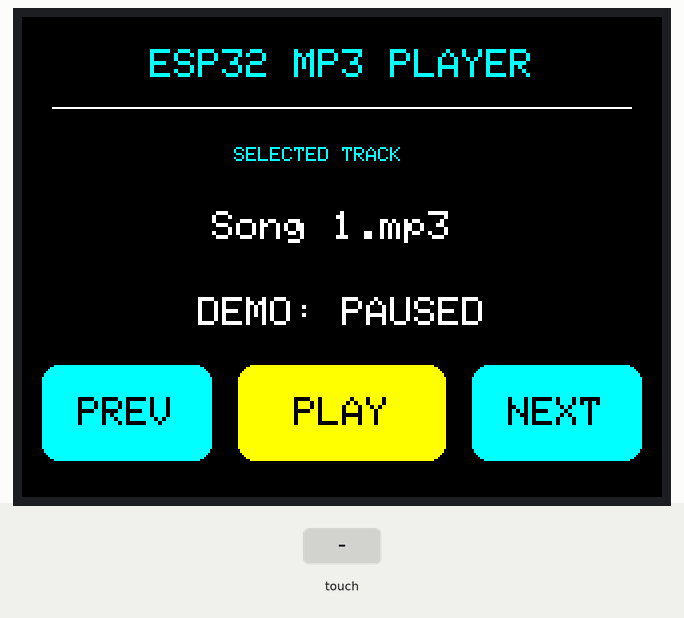
Simulated run of this program. Board: ESP32. Shown: 320×240 colour display. Inputs (shaded band) come from the test bench. What the program prints to the serial monitor is not drawn.

Above: at 1.4 s.
1.5 s: touch panel pressed at 13 % / 90 % of its raw x / y range
3.0 s: touch panel pressed at 38 % / 90 % of its raw x / y range
At 3.3 s:
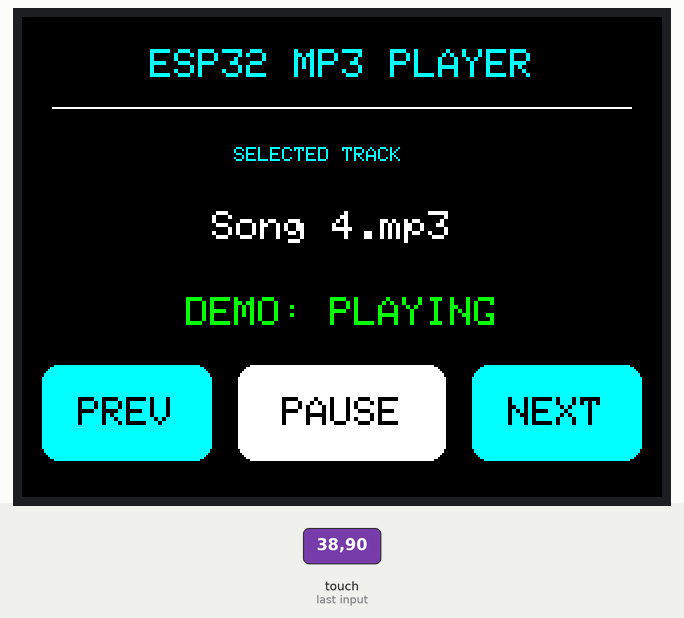
4.5 s: touch panel pressed at 87 % / 90 % of its raw x / y range
6.0 s: touch panel pressed at 87 % / 90 % of its raw x / y range
At 7.2 s:
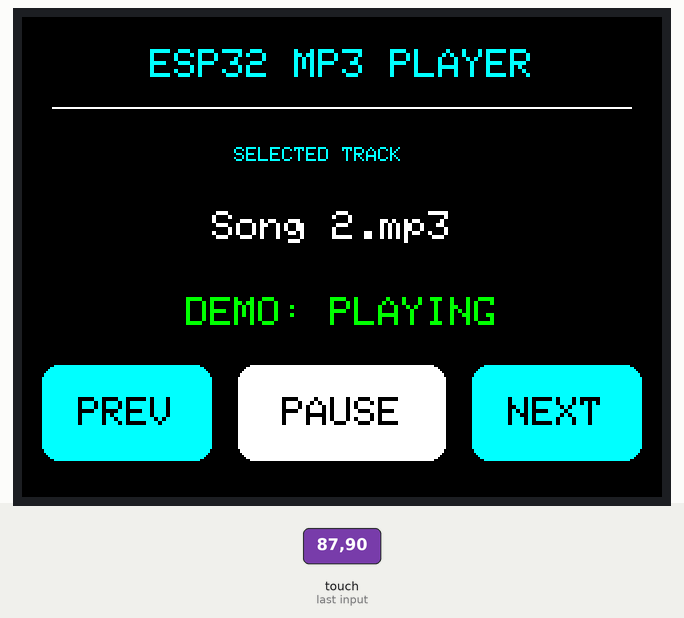
7.5 s: touch panel pressed at 62 % / 90 % of its raw x / y range
At 8.2 s:
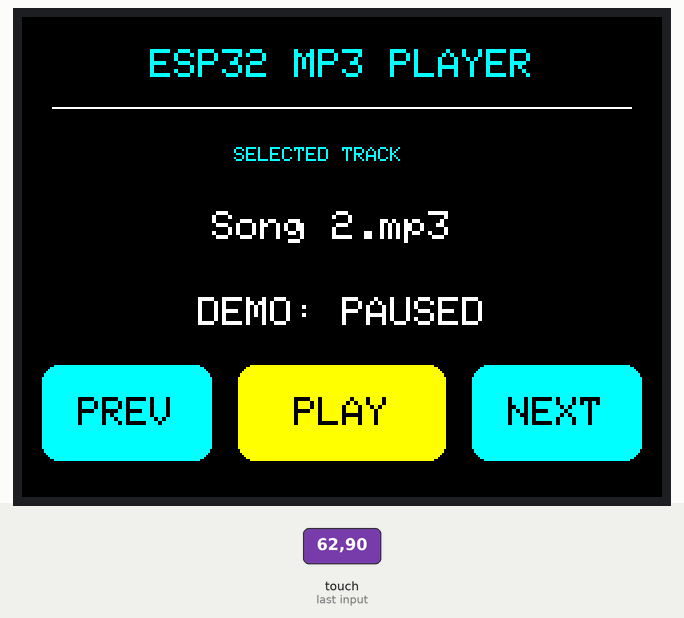
Timing chart, 0 to 10.0 s (numbered marks = the images above; inputs shaded):
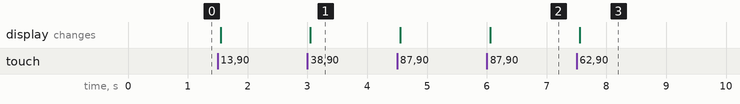

The program:

main.cpp
```cpp
#include <Arduino.h>
#include <SPI.h>
#include <cstring>
#include <Adafruit_GFX.h>
#include <Adafruit_ILI9341.h>
#include <XPT2046_Touchscreen.h>

// TFT pins
#define TFT_CS   27
#define TFT_DC   26
#define TFT_RST  25

// Touch controller
#define TOUCH_CS 33

// Shared SPI pins
#define SPI_SCK  18
#define SPI_MISO 19
#define SPI_MOSI 23

// Your touchscreen calibration
#define RAW_LEFT   421
#define RAW_RIGHT  3425
#define RAW_TOP    630
#define RAW_BOTTOM 3526

Adafruit_ILI9341 tft(TFT_CS, TFT_DC, TFT_RST);
XPT2046_Touchscreen touch(TOUCH_CS);

// Our simulated music files
const char* songs[] = {
    "Song 1.mp3",
    "Song 2.mp3",
    "Song 3.mp3",
    "Song 4.mp3"
};


// Calculate number of songs automatically.
const int songCount = sizeof(songs) / sizeof(songs[0]);

int currentSong = 0;
bool isPlaying = false;
bool previousTouch = false;


void inspectSelectedSong() {

    const char* selected = songs[currentSong];

    Serial.print("Selected song: ");
    Serial.println(selected);

    Serial.print("First character: ");
    Serial.println(*selected);

    Serial.print("Second character: ");
    Serial.println(selected[1]);

    Serial.printf(
        "Memory address: %p\n",
        static_cast<const void*>(selected)
    );
}


// Button positions
const int BTN_Y = 174;
const int BTN_H = 48;

const int PREV_X = 10;
const int PREV_W = 85;

const int PLAY_X = 108;
const int PLAY_W = 104;

const int NEXT_X = 225;
const int NEXT_W = 85;

// Convert raw touch coordinates
int convertX(int rawX) {
    int x = map(rawX, RAW_LEFT, RAW_RIGHT, 25, 295);
    return constrain(x, 0, 319);
}

int convertY(int rawY) {
    int y = map(rawY, RAW_TOP, RAW_BOTTOM, 30, 210);
    return constrain(y, 0, 239);
}

// Check if a point is inside a button
bool insideButton(
    int x, int y,
    int buttonX, int buttonWidth
) {
    return (
        x >= buttonX &&
        x < buttonX + buttonWidth &&
        y >= BTN_Y &&
        y < BTN_Y + BTN_H
    );
}

// Draw a single button
void drawButton(
    int x,
    int width,
    const char* label,
    uint16_t color
) {
    tft.fillRoundRect(
        x, BTN_Y,
        width, BTN_H,
        8, color
    );

    tft.setTextColor(ILI9341_BLACK);
    tft.setTextSize(2);

    // Centre the button label
    int textWidth = static_cast<int>(strlen(label)) * 12;

    int textX = x + (width - textWidth) / 2;
    int textY = BTN_Y + (BTN_H - 16) / 2;

    tft.setCursor(textX, textY);
    tft.print(label);
}

// Draw all controls
void drawControls() {

    drawButton(
        PREV_X, PREV_W,
        "PREV", ILI9341_CYAN
    );

    uint16_t playColor = isPlaying
        ? ILI9341_WHITE
        : ILI9341_YELLOW;

    drawButton(
        PLAY_X, PLAY_W,
        isPlaying ? "PAUSE" : "PLAY",
        playColor
    );

    drawButton(
        NEXT_X, NEXT_W,
        "NEXT", ILI9341_CYAN
    );
}

// Display selected song
void drawSong() {

    tft.fillRect(
        10, 85, 300, 40,
        ILI9341_BLACK
    );

    tft.setTextColor(ILI9341_WHITE);
    tft.setTextSize(2);

    tft.setCursor(95, 97);
    tft.print(songs[currentSong]);
}

// Display player state
void drawStatus() {

    tft.fillRect(
        10, 130, 300, 35,
        ILI9341_BLACK
    );

    tft.setTextSize(2);

    if (isPlaying) {
        tft.setTextColor(ILI9341_GREEN);
        tft.setCursor(82, 140);
        tft.print("DEMO: PLAYING");
    } else {
        tft.setTextColor(ILI9341_WHITE);
        tft.setCursor(88, 140);
        tft.print("DEMO: PAUSED");
    }
}


void printPlaybackStatus() {

    if (isPlaying) {
        Serial.println("Playback status: PLAYING");
    } else {
        Serial.println("Playback status: PAUSED");
    }
}


// Select next song

void nextSong() {

    currentSong++;

    if (currentSong >= songCount) {
        currentSong = 0;
    }

    Serial.print("Next song: ");
    Serial.println(songs[currentSong]);

    inspectSelectedSong();

    printPlaybackStatus();
}

// Select previous song

void previousSong() {

    currentSong--;

    if (currentSong < 0) {
        currentSong = songCount - 1;
    }

    Serial.print("Previous song: ");
    Serial.println(songs[currentSong]);

    printPlaybackStatus();
}


void setup() {

    Serial.begin(115200);

    pinMode(TFT_CS, OUTPUT);
    pinMode(TOUCH_CS, OUTPUT);

    digitalWrite(TFT_CS, HIGH);
    digitalWrite(TOUCH_CS, HIGH);

    SPI.begin(
        SPI_SCK,
        SPI_MISO,
        SPI_MOSI
    );

    // Initialize TFT
    tft.begin();
    tft.setRotation(1);

    // Initialize touch controller
    if (!touch.begin()) {
        Serial.println("Touch initialization failed");

        while (true) {
            delay(1000);
        }
    }

    touch.setRotation(1);

    // Draw initial interface
    tft.fillScreen(ILI9341_BLACK);

    tft.setTextColor(ILI9341_CYAN);
    tft.setTextSize(2);

    tft.setCursor(64, 16);
    tft.print("ESP32 MP3 PLAYER");

    tft.drawFastHLine(
        15, 45, 290,
        ILI9341_WHITE
    );

    tft.setTextSize(1);
    tft.setCursor(106, 65);
    tft.print("SELECTED TRACK");

    drawSong();
    drawStatus();
    drawControls();

    Serial.println("Music player controls ready!");
}

void loop() {

    bool pressed = touch.touched();

    // React only when a new touch begins
    if (pressed && !previousTouch) {

    Serial.println("NEW TOUCH DETECTED");

    TS_Point p = touch.getPoint();


        int x = convertX(p.x);
        int y = convertY(p.y);

        Serial.print("X: ");
        Serial.print(x);
        Serial.print(" Y: ");
        Serial.println(y);

        if (insideButton(x, y, PREV_X, PREV_W)) {

            previousSong();

        } else if (insideButton(x, y, PLAY_X, PLAY_W)) {

            isPlaying = !isPlaying;

            printPlaybackStatus();

            Serial.println(
                isPlaying ? "PLAY" : "PAUSE"
            );

        } else if (insideButton(x, y, NEXT_X, NEXT_W)) {

            nextSong();
        }

        // Update the display
        drawSong();
        drawStatus();
        drawControls();
    }
    // Detect when the finger is released
    if (!pressed && previousTouch) {
        Serial.println("FINGER RELEASED!");
    }
    // Remember the current touch state
    previousTouch = pressed;

    delay(30);
}
```

Measured:
- after the input at 3.0 s, the display: changes after 0.05 s (image 1)
- after the input at 6.0 s, the display: changes after 0.06 s (image 2)
- after the input at 7.5 s, the display: changes after 0.06 s (image 3)
